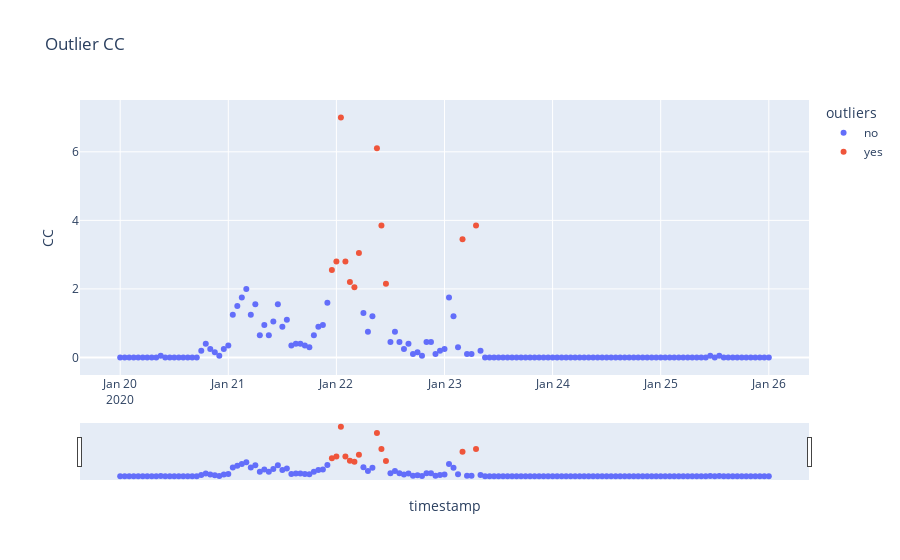
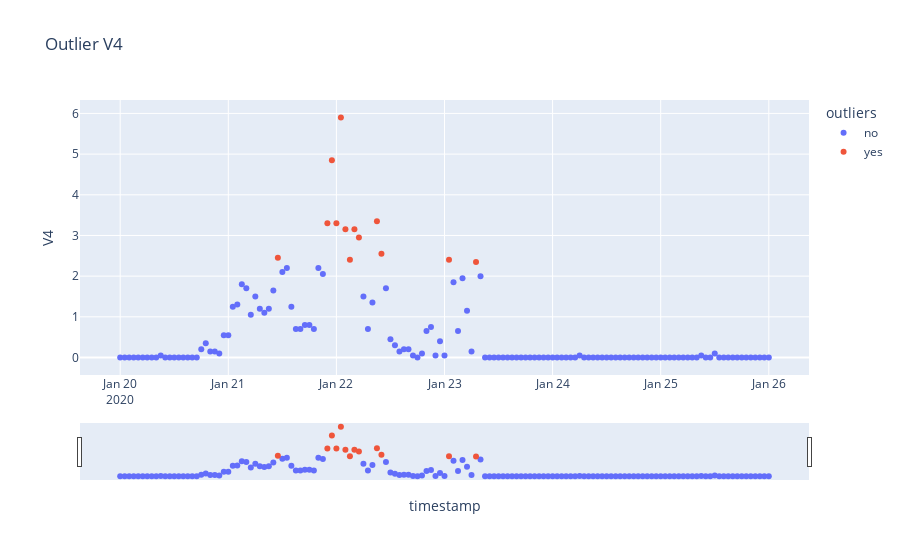
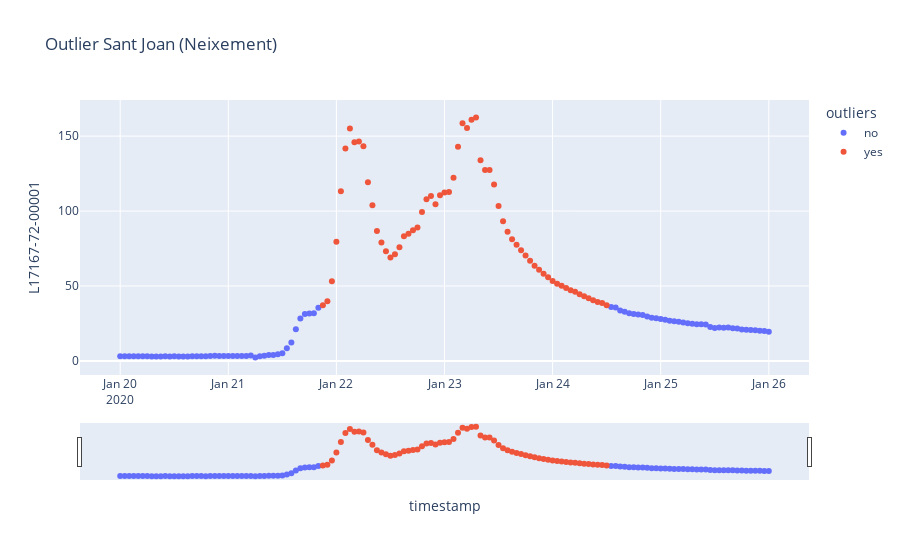
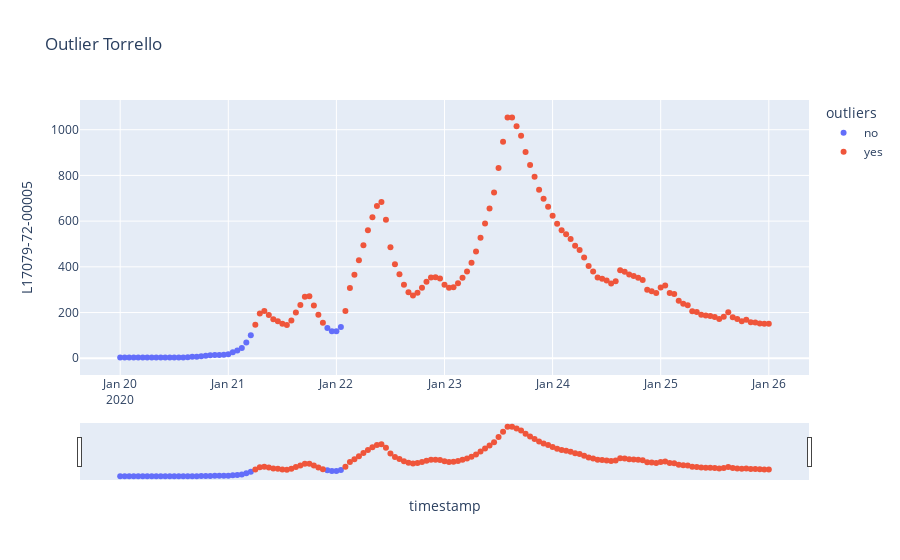

Notebook source saved alongside these figures, in order:
### Code cell
start_date = pd.to_datetime(start_date.value)
end_date = pd.to_datetime(end_date.value)

cc = cc.loc[(cc['timestamp'] >= start_date) & (cc['timestamp'] <= end_date)]
v4 = v4.loc[(v4['timestamp'] >= start_date) &  (v4['timestamp'] <= end_date)]
torrello = torrello.loc[(torrello['timestamp'] >= start_date) & (torrello['timestamp'] <= end_date)]
santJoan = santJoan.loc[(santJoan['timestamp'] >= start_date) & (santJoan['timestamp'] <= end_date)]
torroellaMontegri = torroellaMontegri.loc[(torroellaMontegri['timestamp'] >= start_date) & (torroellaMontegri['timestamp'] <= end_date)]

fig = px.scatter(cc, x='timestamp', y='CC', color='outliers',title='Outlier CC')
fig.update_xaxes(
    rangeslider_visible=True,
)
fig2 = px.scatter(v4, x='timestamp', y='V4', color='outliers',title='Outlier V4')
fig2.update_xaxes(
    rangeslider_visible=True,
)
fig3 = px.scatter(santJoan, x='timestamp', y='L17167-72-00001', color='outliers',title='Outlier Sant Joan (Neixement)')
fig3.update_xaxes(
    rangeslider_visible=True,
)
fig4 = px.scatter(torrello, x='timestamp', y='L17079-72-00005', color='outliers',title='Outlier Torrello')
fig4.update_xaxes(
    rangeslider_visible=True,
)
fig5 = px.scatter(torroellaMontegri, x='timestamp', y='L17199-72-00001', color='outliers',title='Outlier Torroella-Montegri (Desembocadura)')
fig5.update_xaxes(
    rangeslider_visible=True,
)
fig.show()
fig2.show()
fig3.show()
fig4.show()
fig5.show()
